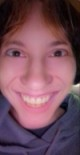
#> input picture Website/Tall1.jpg, 80 x 155 px
$ python Task6.py
#> lines starting #> are read from the running program, lines starting #| are printed output that depends on the picture; after the words box and inside, x2 and y2 are one past the last pixel; in counts of white or black regions, pixels touching at a corner belong together
# interactive code with vectorisation
import matplotlib.pyplot as plt
import numpy as np
from random import randint
from time import perf_counter
import ipywidgets as widgets
from ipywidgets import interact

# --- Task 6 Image Selection ---
choice = input("Tall (T) or Wide (W): ")
#> the answer given: T
while choice.upper() not in ("T", "W"):
    choice = input("Tall (T) or Wide (W): ")

if choice.upper() == "T":
    if randint(1, 22) == 7:
        image_file = "Tall2.jpg"  # Thales: 80 wide, 134 high
    else:
        image_file = "Tall1.jpg"  # Ella: 80 wide, 155 high
else:
    image_file = "aWide.jpg"      # 164 wide, 80 high

# Load the image; assume an RGB image.
image = plt.imread(image_file)
#> image is the input picture: shape (155, 80, 3); mean R, G, B 119, 79.7, 93.2
img_height, img_width, channels = image.shape
#> img_height = 155; img_width = 80; channels = 3

def update_task6(start_x, start_y, scale, f_val=int(0.5 * img_width)):
    t0 = perf_counter()

    fudge_y = img_height // 2
    start_y += fudge_y
    start_y *= -1

    # Canvas dimensions
    size = max(img_height, img_width) * scale
    canvas_height = size
    canvas_width = int(size * 1.5)
    canvas = np.full((canvas_height, canvas_width, channels), 255, dtype=np.uint8)

    # Create coordinate arrays for the image pixels.
    yy, xx = np.indices((img_height, img_width))
    # Compute object (“old”) coordinates using slider values.
    old_x = xx + start_x
    old_y = yy + start_y

    # Compute projected (virtual) coordinates.
    new_x_float = - (f_val * old_x) / (old_x - f_val)
    new_x = new_x_float.astype(int)
    new_y_float = (old_y / old_x) * new_x_float
    new_y = new_y_float.astype(int)

    # Convert these to canvas indices.
    old_y_index = (canvas_height // 2) + old_y
    old_x_index = (canvas_width // 2) + old_x
    new_y_index = (canvas_height // 2) + new_y
    new_x_index = (canvas_width // 2) + new_x

    # Validity checks.
    valid_old = (old_y_index >= 0) & (old_y_index < canvas_height) & \
                (old_x_index >= 0) & (old_x_index < canvas_width)
    valid_new = (new_y_index >= 0) & (new_y_index < canvas_height) & \
                (new_x_index >= 0) & (new_x_index < canvas_width)

    # Place the pixels.
    canvas[old_y_index[valid_old], old_x_index[valid_old]] = image[yy[valid_old], xx[valid_old]]
    canvas[new_y_index[valid_new], new_x_index[valid_new]] = image[yy[valid_new], xx[valid_new]]

    # Compute bounding box for the new image projection.
    all_new_x = new_x_index[valid_new].ravel()
    all_new_y = new_y_index[valid_new].ravel()
    raw_min_x = int(all_new_x.min())
    raw_max_x = int(all_new_x.max())
    raw_min_y = int(all_new_y.min())
    raw_max_y = int(all_new_y.max())

    minimum_x = max(raw_min_x, 0)
    maximum_x = min(raw_max_x, canvas_width - 1)
    minimum_y = max(raw_min_y, 0)
    maximum_y = min(raw_max_y, canvas_height - 1)

    # --- Interpolation Functions ---
    def fix_row(row, left, right):
        cols = np.arange(left, right+1)
        row_slice = canvas[row, left:right+1]
        mask = (row_slice != 255).any(axis=1)
        if mask.sum() < 2:
            return
        filled_cols = cols[mask]
        seg_left = filled_cols[0]
        seg_right = filled_cols[-1]
        interp_cols = np.arange(seg_left, seg_right+1)
        for ch in range(channels):
            xp = filled_cols
            fp = row_slice[mask, ch]
            interpolated = np.interp(interp_cols, xp, fp)
            canvas[row, interp_cols, ch] = np.around(interpolated).astype(np.uint8)

    def fix_col(col, top, bottom):
        rows = np.arange(top, bottom+1)
        col_slice = canvas[top:bottom+1, col]
        mask = (col_slice != 255).any(axis=1)
        if mask.sum() < 2:
            return
        filled_rows = rows[mask]
        seg_top = filled_rows[0]
        seg_bottom = filled_rows[-1]
        interp_rows = np.arange(seg_top, seg_bottom+1)
        for ch in range(channels):
            xp = filled_rows
            fp = col_slice[mask, ch]
            interpolated = np.interp(interp_rows, xp, fp)
            canvas[interp_rows, col, ch] = np.around(interpolated).astype(np.uint8)

    for col in range(minimum_x, maximum_x+1):
        fix_col(col, minimum_y, maximum_y)
    for row in range(minimum_y, maximum_y+1):
        fix_row(row, minimum_x, maximum_x)

    t_elapsed = perf_counter() - t0
    print("Task 6 processing time: {:.4f} seconds".format(t_elapsed))

    plt.figure(figsize=(8, 6))
    extent_val = [-canvas_width // 2, canvas_width // 2, -canvas_height // 2, canvas_height // 2]
    plt.imshow(canvas, extent=extent_val)
    plt.xlim(extent_val[0], extent_val[1])
    plt.ylim(extent_val[2], extent_val[3])
    plt.axvline(x=0, color='black', linestyle='--')
    plt.scatter(f_val, 0, color='red', marker='*')
    plt.scatter(-f_val, 0, color='red', marker='*')
    plt.title(f"Task 6: start_x = {start_x}, start_y = {start_y}")
    plt.show()

# Define slider ranges (here roughly based on the image dimensions).
slider_range_x = (-int(1 * img_width), int(2.5 * img_width))
#> slider_range_x = (-80, 200)
slider_range_y = (-int(1.5 * img_height), int(1.5 * img_height))
#> slider_range_y = (-232, 232)
slider_range_f = (0, int(1.5 * img_height))
#> slider_range_f = (0, 232)

# Create widget objects for the interactive controls.
start_x_slider = widgets.IntSlider(
    min=slider_range_x[0], max=slider_range_x[1],
    step=1, value=60, description="start_x"
)
start_y_slider = widgets.IntSlider(
    min=slider_range_y[0], max=slider_range_y[1],
    step=1, value=0, description="start_y"
)
scale_slider = widgets.IntSlider(
    min=1, max=41, step=1, value=7, description="Canvas Scale"
)
f_val_slider = widgets.IntSlider(
    min=slider_range_f[0], max=slider_range_f[1],
    step=1, value=150, description="focal length"
)

# Flags to avoid recursive observer calls.
updating_start_x = False
updating_f_val = False

# [46 lines left out: functions on_start_x_change, on_f_val_change, not called in this run]

# Attach observers to start_x and f_val sliders.
start_x_slider.observe(on_start_x_change, names='value')
f_val_slider.observe(on_f_val_change, names='value')

# Create the interactive UI.
widgets.interact(update_task6,
                 start_x=start_x_slider,
                 start_y=start_y_slider,
                 scale=scale_slider,
                 f_val=f_val_slider);
#> the sliders are set to start_x = 60, start_y = 0, scale = 7, f_val = 150
#> in update_task6, `canvas[old_y_index[valid_old], old_x_index[valid_old]] = image[yy[vali..`:
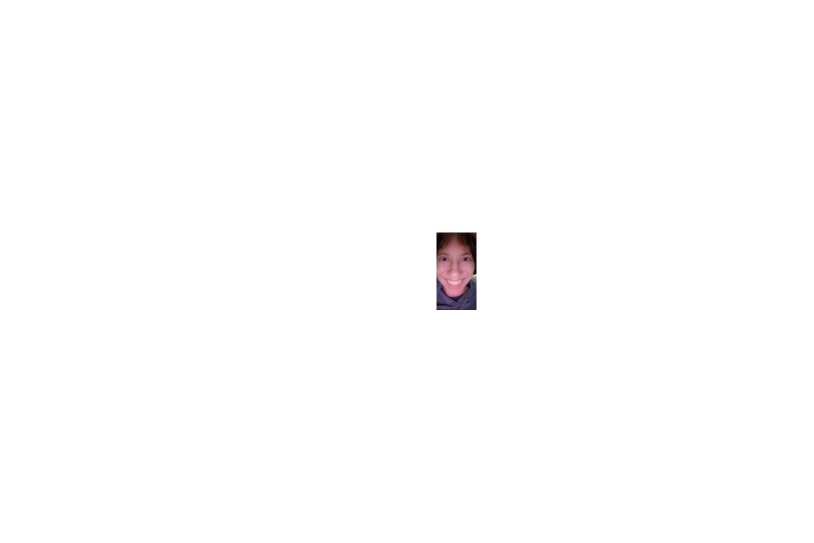
#> canvas: shape (1085, 1627, 3) (shown at 1/2 size); mean R, G, B 254, 253.8, 253.9
#> in update_task6, `canvas[new_y_index[valid_new], new_x_index[valid_new]] = image[yy[vali..`:
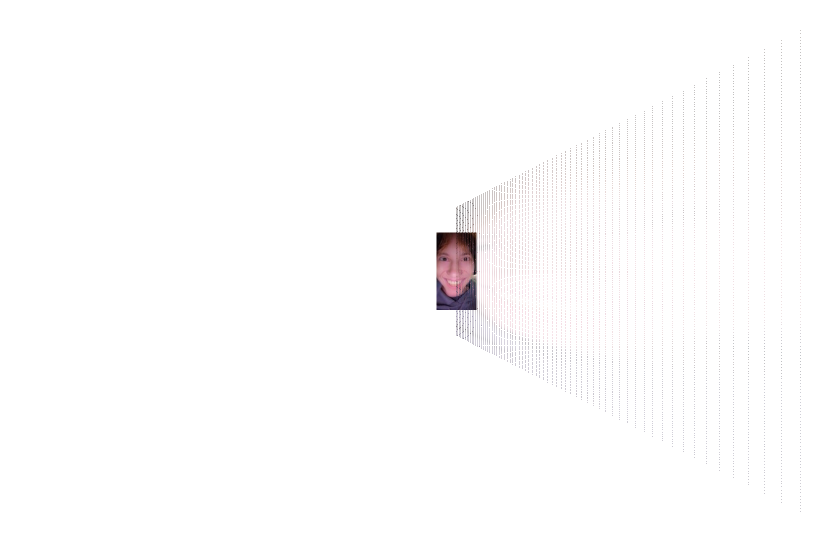
#> canvas: shape (1085, 1627, 3) (shown at 1/2 size); 0.59% of pixels changed, all inside (x1, y1, x2, y2) = (913, 61, 1601, 1024)
#> the loop in update_task6, `for col in range(minimum_x, maximum_x+1):` made 688 passes
#> (seg_top in fix_col, seg_bottom in fix_col) on passes 1 to 3: (414, 670), (465, 619), (413, 671)
#> the loop in update_task6, `for row in range(minimum_y, maximum_y+1):` made 963 passes
#> (filled_cols in fix_row, seg_left in fix_row) on passes 20 to 22: ([1563, 1600], 1563), ([1563, 1600], 1563), ([1563, 1600], 1563)
#> in update_task6, `plt.show()`:
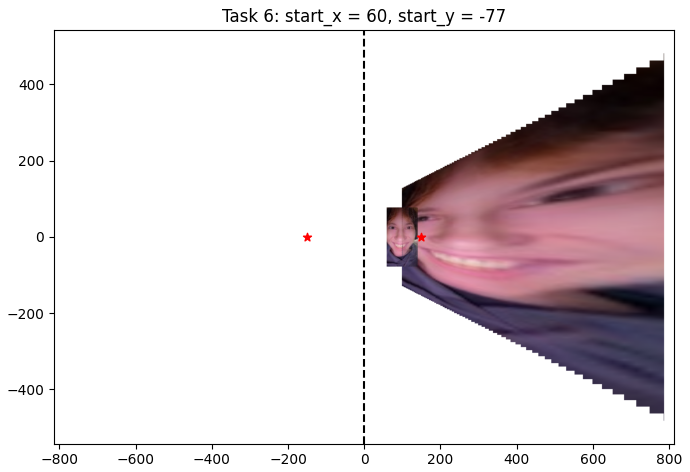
#> figure drawn by matplotlib, 1 panel
